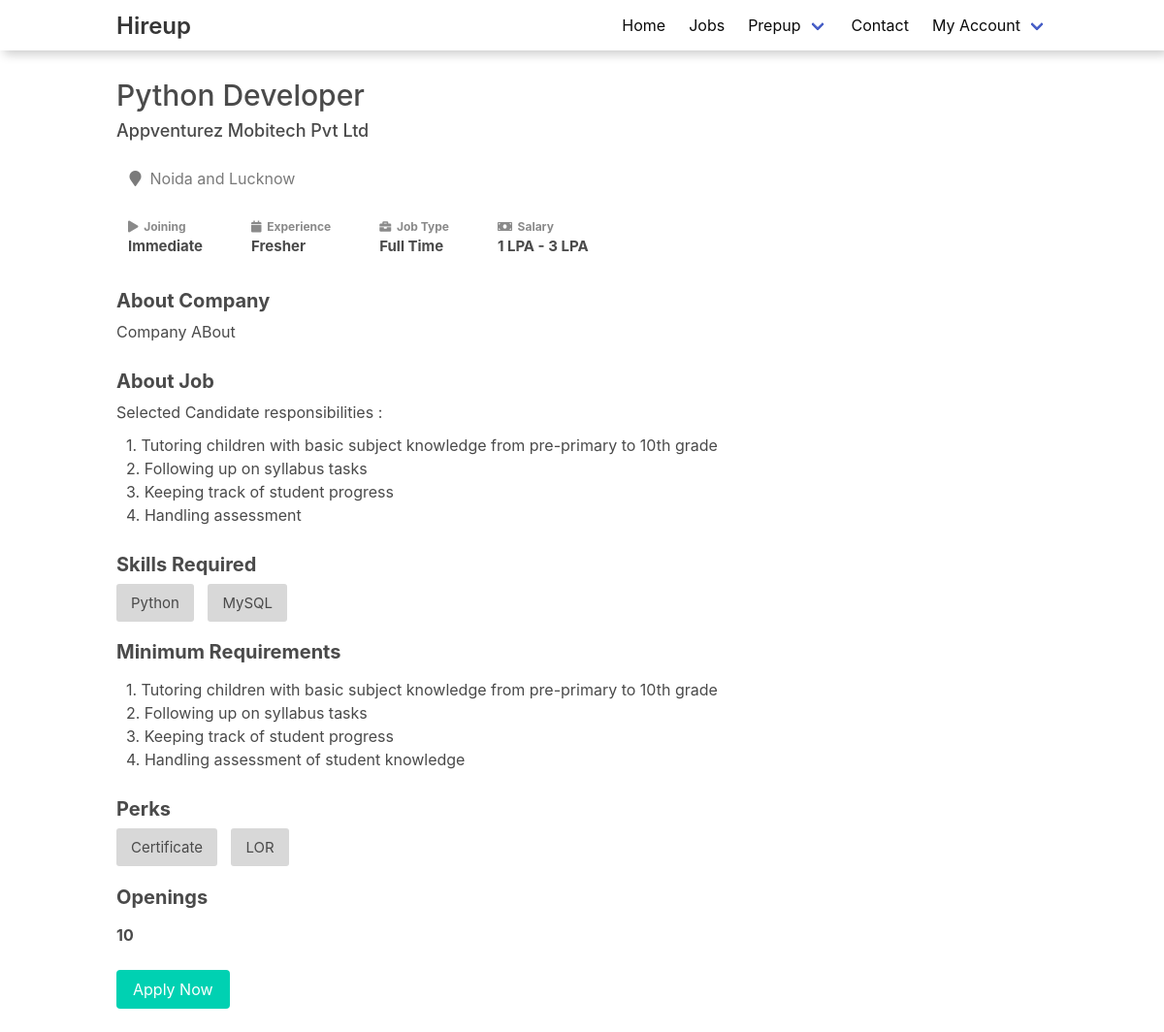
/hireup/1/ (signed in), run on an earlier commit of the app's database.
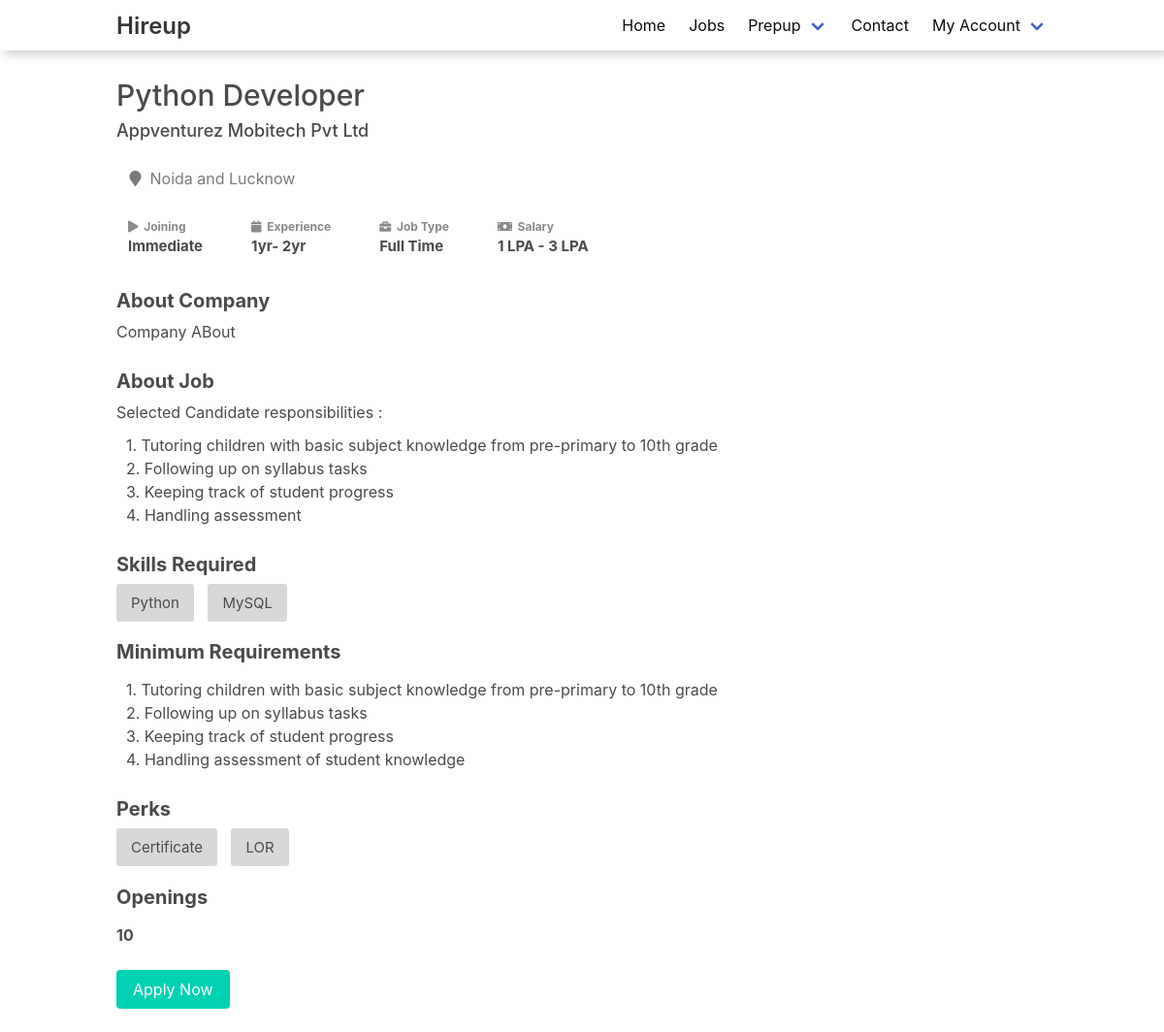
And on a later commit of the database.
### HireApp/models.py (models this page shows, shortened)
class Work(models.Model):
    TYPE = (('INTERNSHIP', 'INTERNSHIP'), ('JOB', 'JOB'))
    EMP = (('Part Time Job', 'Part Time Job'),
           ('Full Time Job', 'Full Time Job'))
    Type = models.CharField(max_length=20)
    emp_type = models.CharField(max_length=50)
    work_name = models.CharField(max_length=100)
    company = models.ForeignKey('CompanyProfile', on_delete=models.CASCADE)
    experience_or_time = models.CharField(max_length=10)
    location = models.CharField(max_length=100)
    salary_or_stipend = models.CharField(max_length=20)
    about = RichTextField()
    min_requirement = RichTextField()
    tech_stack = models.CharField(max_length=100)
    posted = models.DateTimeField(auto_now_add=True)
    number_of_vacancy = models.CharField(max_length=3)
    status = models.BooleanField(default=True)
    applicants = models.ManyToManyField(UserProfile)
    resume_selected = models.ManyToManyField(
        UserProfile, related_name='resume_selected')
    hired = models.ManyToManyField(UserProfile, related_name='hired')
    onboard = models.ManyToManyField(UserProfile, related_name='onboard')
    created_by = models.ForeignKey(
        RecruiterProfile, on_delete=models.DO_NOTHING)

class CompanyProfile(models.Model):
    company_name = models.CharField(max_length=255, null=True)
    company_type = models.CharField(max_length=30, null=True)
    company_specialization = models.CharField(max_length=30, null=True)
    phone = models.CharField(max_length=20, null=True)
    company_logo = models.ImageField(upload_to="company_logo", null=True)
    about_company = models.TextField(null=True)
    company_site = models.CharField(max_length=100, null=True)
    location = models.CharField(max_length=200, null=True, blank=True)

### HireApp/views.py (the view)
# urls.py: path('<id>/', jobInfo, name='jobInfo'),
def jobInfo(request, id):
    logger.info('Jobs by ID')
    job = Work.objects.filter(id=id).first()
    job.tech_stack = eval(job.tech_stack)
    user = UserProfile.objects.filter(username=request.user).first()
    if user in job.applicants.all():
        applied = True
    else:
        applied = False
    return render(request, 'hireup/jobInfo.html', {'job': job, 'Isapplied': applied})

### templates/hireup/jobInfo.html
{% extends "layout.html" %} {% load static %} {% block css %}
<link rel="stylesheet" href="{% static 'css/index.css' %}" />
<link rel="stylesheet" href="{% static 'css/job.css' %}" />
{% endblock %} {% block body %}
<div class="job__info__section container mt-5">
  <h1 class="job__heading">{{job.work_name}}</h1>
  <h2 class="job__company">{{job.company.company_name}}</h2>
  <br />
  <p class="has-text-grey"> &nbsp;&nbsp;&nbsp;<i class="fa fa-map-marker " aria-hidden="true"></i>
    &nbsp;{{job.location}}</p>
  <br />
  <div class="card__flex">
    <div class="break">
      <div>
        <p><i class="fa fa-play" aria-hidden="true"></i> &nbsp;Joining</p>
        <h3>Immediate</h3>
      </div>
      <div>
        <p><i class="fa fa-calendar" aria-hidden="true"></i> &nbsp;Experience</p>
        <h3>{{job.experience_or_time}}</h3>
      </div>
    </div>
    <div class="break">
      <div>
        <p><i class="fa fa-briefcase" aria-hidden="true"></i> &nbsp;Job Type</p>
        <h3>{{job.emp_type}}</h3>
      </div>
      <div>
        <p><i class="fa fa-money" aria-hidden="true"></i> &nbsp;Salary</p>
        <h3>{{job.salary_or_stipend}}</h3>
      </div>
    </div>
  </div>
  <h2 class="mt-5 is-size-5"><b>About Company</b></h2>
  <p class="text">
    {{job.company.about_company}}
  </p>
  <h2 class="mt-5 is-size-5"><b>About Job</b></h2>
  <p class="text">
    Selected Candidate responsibilities : <br />
  <ul>
    <li>1. Tutoring children with basic subject knowledge from pre-primary to 10th grade</li>
    <li>2. Following up on syllabus tasks</li>
    <li>3. Keeping track of student progress</li>
    <li>4. Handling assessment</li>
  </ul>
  </p>
  <h2 class="mt-5 mb-3 is-size-5"><b>Skills Required</b></h2>
  {% for tech in job.tech_stack%}
  <span class="skill">{{tech}}</span>
  {% endfor %}
  <h2 class="mt-5 mb-3 is-size-5"><b>Minimum Requirements</b></h2>
  <ul>
    <li>1. Tutoring children with basic subject knowledge from pre-primary to 10th grade</li>
    <li>2. Following up on syllabus tasks</li>
    <li>3. Keeping track of student progress</li>
    <li>4. Handling assessment of student knowledge</li>
  </ul>
  <h2 class="mt-5 mb-3 is-size-5"><b>Perks</b></h2>
  <span class="skill">Certificate</span>
  <span class="skill">LOR</span>
  <h2 class="mt-5 mb-3 is-size-5"><b>Openings</b></h2>
  <span class=""><b>{{job.number_of_vacancy}}</b></span>
  <br>
  {% if Isapplied %}
  <a href="{% url 'applyjob' id=job.id %}">
    <button class="button is-primary my-5">Withdraw Application</button>
  </a>
  {% else %}
  <a href="{% url 'applyjob' id=job.id %}">
    <button class="button is-primary my-5">Apply Now</button>
  </a>
  {% endif %}
</div>
{% endblock %} {% block script %} {% endblock %}

What changed in the data, as far as the page shows it:
changed Work "Python Developer": experience_or_time "Fresher" → "1yr- 2yr"
